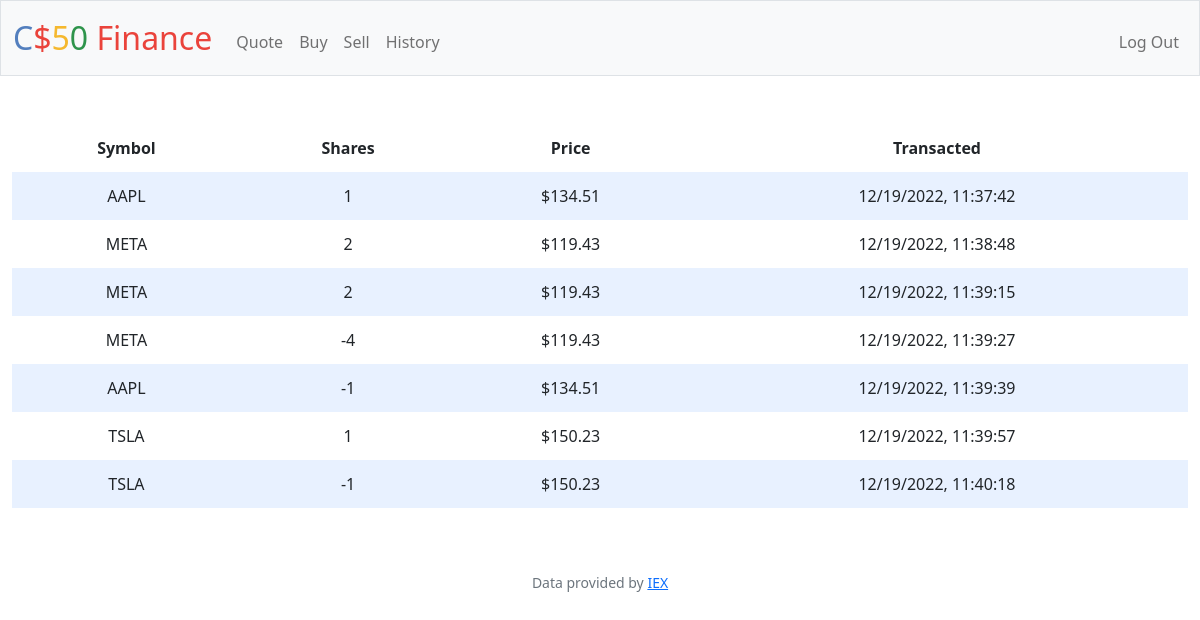
Screenshot of /history (signed in) with the database file from the repository.
### tables this page shows
CREATE TABLE history (
id INTEGER PRIMARY KEY AUTOINCREMENT NOT NULL,
user_id INTEGER NOT NULL,
bought INTEGER NOT NULL, symbol TEXT NOT NULL, name TEXT NOT NULL,
price NUMERIC NOT NULL,
timedate TEXT, stock_price_current NUMERIC,
FOREIGN KEY(user_id) REFERENCES users(id));

### app.py (the view)
@app.route("/history")
@login_required
def history():
    user = session["user_id"]
    homepage = db.execute("SELECT price, stock_price_current, bought, symbol, timedate, name FROM history  WHERE user_id = ?", user)
    for data in homepage:
                data["price"] = usd(data["price"])
    return render_template("history.html", homepage = homepage)

### app.py (called while the page is built)
@app.after_request
def after_request(response):
    response.headers["Cache-Control"] = "no-cache, no-store, must-revalidate"
    response.headers["Expires"] = 0
    response.headers["Pragma"] = "no-cache"
    return response

### helpers.py (called while the page is built)
def login_required(f):
    @wraps(f)
    def decorated_function(*args, **kwargs):
        if session.get("user_id") is None:
            return redirect("/login")
        return f(*args, **kwargs)
    return decorated_function

def usd(value):
    return f"${value:,.2f}"

### templates/history.html (shortened to what this page needs)
{% extends "layout.html" %}
{% block main %}
<div>
    <table>
        <thead>
            <tr>
                <th>Symbol</th>
                <th>Shares</th>
                <th>Price</th>
                <th>Transacted</th>
            </tr>
        </thead>
        <tbody>
            {% for data in homepage %}
            <tr>
                <td>{{ data.symbol }}</td>
                <td>{{ data.bought }}</td>
                <td>{{ data.price }}</td>
                <td>{{ data.timedate }}</td>
            </tr>
            {% endfor %}
        </tbody>
    </table>
</div>
{% endblock %}

### templates/layout.html (shortened to what this page needs)
<!DOCTYPE html>
<html lang="en">
    <head>
        <link href="https://cdn.jsdelivr.net/npm/bootstrap@5.1.3/dist/css/bootstrap.min.css" rel="stylesheet">
        <link href="/static/styles.css" rel="stylesheet">
    </head>
    <body>
        <nav class="bg-light border navbar navbar-expand-md navbar-light">
            <div class="container-fluid">
                <a class="navbar-brand" href="/"><span class="blue">C</span><span class="red">$</span><span class="yellow">5</span><span class="green">0</span> <span class="red">Finance</span></a>
                <div class="collapse navbar-collapse" id="navbar">
                    {% if session["user_id"] %}
                        <ul class="navbar-nav me-auto mt-2">
                            <li class="nav-item"><a class="nav-link" href="/quote">Quote</a></li>
                            <li class="nav-item"><a class="nav-link" href="/buy">Buy</a></li>
                            <li class="nav-item"><a class="nav-link" href="/sell">Sell</a></li>
                            <li class="nav-item"><a class="nav-link" href="/history">History</a></li>
                        </ul>
                        <ul class="navbar-nav ms-auto mt-2">
                            <li class="nav-item"><a class="nav-link" href="/logout">Log Out</a></li>
                        </ul>
                    {% else %}
                        <ul class="navbar-nav ms-auto mt-2">
                            <li class="nav-item"><a class="nav-link" href="/register">Register</a></li>
                            <li class="nav-item"><a class="nav-link" href="/login">Log In</a></li>
                        </ul>
                    {% endif %}
                </div>
            </div>
        </nav>
        <main class="container-fluid py-5 text-center">
            {% block main %}{% endblock %}
        </main>
        <footer class="mb-5 small text-center text-muted">
            Data provided by <a href="https://iexcloud.io/">IEX</a>
        </footer>
    </body>
</html>

### static/styles.css (style rules this page uses)
nav .navbar-brand { font-size: xx-large; }
nav .navbar-brand .blue { color: #537fbe; }
nav .navbar-brand .red { color: #ea433b; }
nav .navbar-brand .yellow { color: #f5b82e; }
nav .navbar-brand .green { color: #2e944b; }
table { background-color: transparent; margin-bottom: 1rem; width: 100%; }
table th, table td { padding: 0.75rem; vertical-align: middle; }
tbody tr:nth-of-type(odd) { background-color: rgb(179, 208, 255, 0.3) }

### rows the page displays
history: symbol "AAPL", bought "1", price "$134.51", timedate "12/19/2022, 11:37:42"
history: symbol "META", bought "2", price "$119.43", timedate "12/19/2022, 11:38:48"
history: symbol "META", bought "2", price "$119.43", timedate "12/19/2022, 11:39:15"
history: symbol "META", bought "-4", price "$119.43", timedate "12/19/2022, 11:39:27"
history: symbol "AAPL", bought "-1", price "$134.51", timedate "12/19/2022, 11:39:39"
history: symbol "TSLA", bought "1", price "$150.23", timedate "12/19/2022, 11:39:57"
history: symbol "TSLA", bought "-1", price "$150.23", timedate "12/19/2022, 11:40:18"
